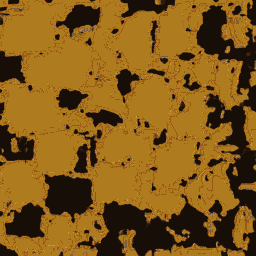
#> input picture Assets/Resources/ExperimentalPickups/SOULA0/SOULA0_albedo.png, 256 x 256 px
$ python make_soul_emission.py
#> lines starting #> are read from the running program, lines starting #| are printed output that depends on the picture; after the words box and inside, x2 and y2 are one past the last pixel; in counts of white or black regions, pixels touching at a corner belong together
"""Emission mask for SOULA0: the golden shell glows steady, the skull's
recesses (eye sockets, nasal cavity, mouth interior) stay dark.

Unlike COLU/ELEC no mesh-height zone is needed — the split is purely
chromatic: the shell is warm saturated gold, the recesses are dark brown.
Same output convention as make_elec_emission.py (R channel = mask).

Usage: python Tools/make_soul_emission.py
(reads and writes Assets/Resources/ExperimentalPickups/SOULA0/)
"""
import numpy as np
from PIL import Image
from pathlib import Path

REPO = Path(__file__).resolve().parent.parent
dst = REPO / "Assets" / "Resources" / "ExperimentalPickups" / "SOULA0"

albedo = np.asarray(Image.open(dst / "SOULA0_albedo.png").convert("RGBA"))
#> albedo is the input picture: shape (256, 256, 4); mean R, G, B, A 129.7, 89.2, 24.2, 255
r = albedo[..., 0].astype(np.int16)
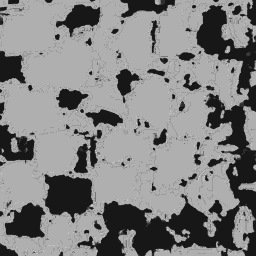
#> r: shape (256, 256) int16; min 23, max 215, mean 129.7
g = albedo[..., 1].astype(np.int16)
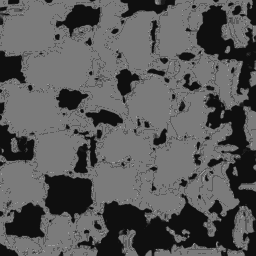
#> g: shape (256, 256) int16; min 15, max 167, mean 89.2
b = albedo[..., 2].astype(np.int16)
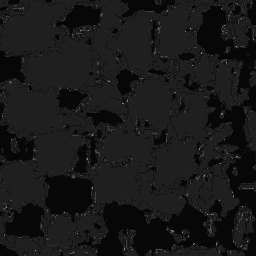
#> b: shape (256, 256) int16; min 7, max 143, mean 24.2
lum = 0.299 * r + 0.587 * g + 0.114 * b

# Gold: red-led warmth with blue clearly below green, bright enough that the
# quantized recess browns (lum ~40-80 in the native palette) never pass.
gold = (r > 120) & (g > 90) & (b < g) & (lum > 95)
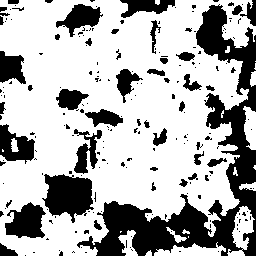
#> gold: shape (256, 256) bool; 69.3% white; 208 black regions (165 under 20 px), largest, box (x1, y1, x2, y2) and area: (77, 4, 256, 256) 10319, (42, 174, 94, 223) 1699, (5, 202, 46, 238) 992

out = np.zeros(albedo.shape[:2] + (4,), dtype=np.uint8)
out[..., 0] = np.where(gold, 255, 0)
out[..., 3] = 255
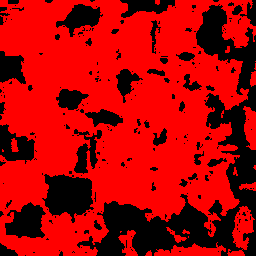
#> out: shape (256, 256, 4); mean of channels 0, 1, 2, 3 176.6, 0, 0, 255; drawn as R, G, B
Image.fromarray(out).save(dst / "SOULA0_emission.png")
print(f"gold texels {int(gold.sum())} / {gold.size}, "
      f"mask -> SOULA0_emission.png")
#| gold texels 45397 / 65536, mask -> SOULA0_emission.png
